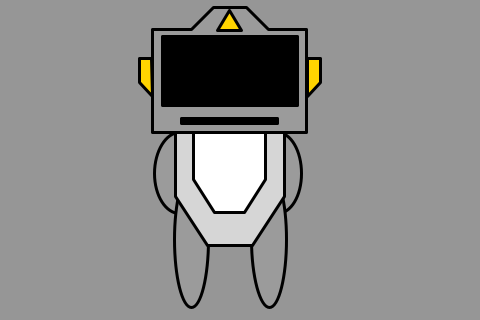
Frame 1 (no input)
Frame 60 (the mouse pressed at the canvas centre just before this capture): identical to frame 1, image omitted
Frame 120 (the mouse held since frame 60 and released just before this capture): identical to frame 1, image omitted

The Processing sketch that drew this single still picture (run headless with seeded random() and noise(); from frame 60 on, the mouse is pressed at the canvas centre):

// Processing sketch: processing_5225
// ── processing_5225.pde

void setup()
{
 size (480,320); //set the size
smooth();       // turn on smoothing
}

float mousejam; // counter for mouse clicks
float colorjam=0; // counter for 


void draw()
{
 
   background (150);
   
 int x = 320;   //inverts y-axis from illustrator coordinates

float eye=mousejam/2.5;  //eye diametere tied to mouse click 
float xp= mousejam*2;   // red bar height tied to mouse click
float mgc=mousejam*1.7; //green bar height tied to mouse click
float pwr=mousejam*1.5; //blue bar height tied to mouse click
strokeWeight(3); //stroke weight for body
strokeJoin(ROUND);//round out the the design of the robot by capping stroke joints


fill(#9B9B9B);  //set arm and leg color in hex rgb code



ellipse(179.031,x-146.805,48.756,81.243);//left arm
ellipse(277.45,x-146.805,48.754,81.243);//right arm
ellipse(191.38,x-80.01,34.128,134.588);//left leg
ellipse(269.04,x-80.01,34.128,134.588);//right let

fill(#D6D6D6);
beginShape();   //vertex shape for body of robot
vertex(175.38,x-193.16);
vertex(207.29,x-242.41);
vertex(252.43,x-242.41);
vertex(284.35,x-193.16);
vertex(284.35,x-123.5);
vertex(252.43,x-74.24);
vertex(207.29,x-74.24);
vertex(175.38,x-123.5);
endShape(CLOSE);


fill(#FFFFFF);
beginShape();  //tummy
vertex(193.74,x-186.57);
vertex(214.9,x-219.22);
vertex(244.82,x-219.22);
vertex(265.98,x-186.57);
vertex(265.98,x-140.39);
vertex(244.82,x-107.74);
vertex(214.9,x-107.74);
vertex(193.74,x-140.39);
endShape(CLOSE);

fill(#9B9B9B);
beginShape();  //head shape
vertex(152.76,x-290.01);
vertex(191.13,x-290.01);
vertex(213.39,x-312.27);
vertex(246.33,x-312.27);
vertex(268.59,x-290.01);
vertex(306.96,x-290.01);
vertex(306.96,x-187.2);
vertex(152.76,x-187.2);
endShape(CLOSE);


fill(#000000); 
rectMode(CENTER);
rect(229.861, x-249.07,135.184,68.778); //tv head
rect(229.861,x-199.1,96.141,5.711); // mouthshape

fill(#FFD400);
ellipse(168.421,x-204.812,eye,eye); //eyes
ellipse(291.302,x-204.812,eye,eye);

  if( pwr+mgc+xp>= 62*3){      // limits eyeball size
    eye=15;
  }

beginShape();       //head triangle
vertex(229.41,x-309.39);
vertex(241,x-289.3);
vertex(217.81,x-289.3);
endShape(CLOSE);
  
beginShape();    //right head wing thing
vertex(307.96,x-261.05);
vertex(320.37,x-261.05);
vertex(320.37,x-237.01);
vertex(307.13,x-223.77);
endShape(CLOSE);

beginShape();   // left head wing thing
vertex(139.52,x-261.05);
vertex(151.92,x-261.05);
vertex(152.765,x-223.77);
vertex(139.52,x-237.01);
endShape(CLOSE);
 


  
  if (xp>=62){
    rect(183,x-249,32,62);  //if counter is full draw a static yellow rect
  }
  else{                   // counter is being added to draw a red rect based on clicks
    fill(255,0,0);
  rect(183,x-249,32,xp);
}
  
  
  if(mgc>=62){
    rect(230,x-249,32,62);
  }
  else{
  fill(0,255,0);
  rect(230,x-249,32,mgc);
  }
 
 
 if(pwr>=62){
   rect(277,x-249,32,62);
 }
 
 else{
  fill(0,0,255);
  rect(277,x-249,32,pwr);
 }
  
   if (millis() % 2 == 1){  //using millis timer and modulus to reduce counter at a rate
   mousejam-=.2;
   if (mousejam<0){
     mousejam=0;          // prevents counter from dipping below zero
   }
 
   colorjam-=1;
   if (colorjam<0){
     colorjam=0;}
   
 
   } 
  
  println(millis());
}
 
  void mousePressed() //on mouse pressed add to counters
  {
    mousejam+=2;
   // colorjam+=5; 
    
  }
  
  
  
  
  
